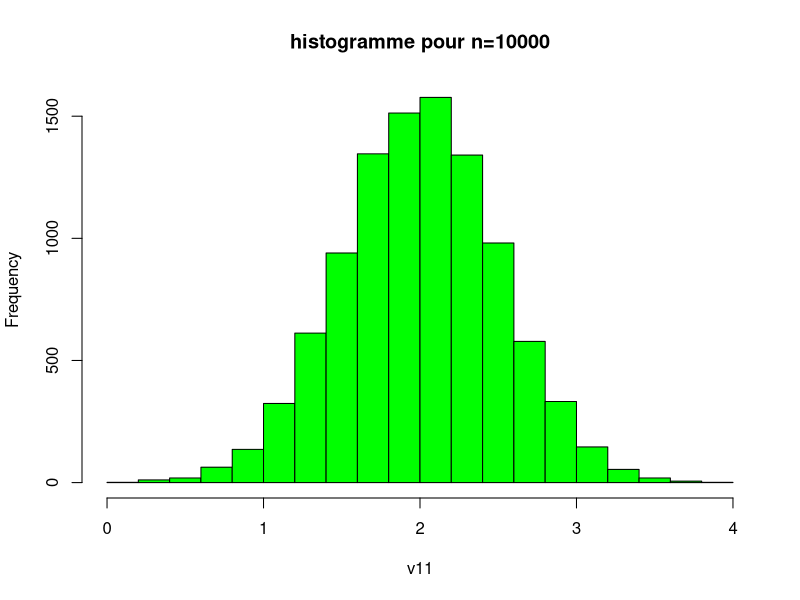

R code for this plot:
#############
### 1 Génération de suites numériques ou de caractères
v1 = c(1,5,6,8,4,3,7) # vecteur numérique
v2 = c(8,78,6,24,12,54)
v3 = c("f","a","b","r","i","c","e") #vecteur alphanumerique
v4 = c(F,T,F,T,T,T,F) #vecteur de booleans

obj = objects() # ensemble de objects disonible dans la session
remove(list = obj[c(3,5)]) #Supprimer les objects 3 et 5 de la liste

v5 = rep(5,50)
v6 = rep(c(1,3),20)
v7 = seq(1,25,3)
v8 = rep(c(1,3), c(7,11))
summary(v8)

############
### 2 Génération de nombres pseudo-aléatoires
v9 = sample(1:1000, 10, T)
v10 = sample(c(1,5), 30, T)

#"table" donne le nombre de tirage de chaque entier du vecteur
print(table(v10))

#Expérimentation de la "loi normale" (n=100, 500, 1000, 10000)
n = 10000
v11 = rnorm(n, 2, 0.5)
summary(v11)
hist(v11, main = "histogramme pour n=10000",col="green")

# Expérimentation de la loi de poisson
n1 = 50
v12 = rpois(n1, 2)
summary(v12)
print(table(v12))

#Répartition uniforme aléatoire
v13 = sample(c(1, 2), 10, replace = TRUE)


#######@
### 3 Discrétisation
# vecteur uniforme
v14 = runif(1000, 0, 500)

#discretisation selon 4 intervalles
v15 <- cut (v14, breaks=c(0,130,280,360,500))
#
v16 <- factor(v15, labels = 1:4)
table(v16)

# Effectifs cumulés
cumsum(v14)

######
### Calculs
# somme
v17 = 1:10
sum(v17)
sum(v17^2)
sum(1/v17)
sum(1/v17^2)
sum((1/v17)^2)
sum(2^v17)

# Moyenne d'un vecteur
v18 = c(65,3,5,23,45,24,12)
mean(which (v18<(median(v18))))
